Frame 1 (no input): blank canvas, image omitted
Frame 60 (the mouse pressed at the canvas centre just before this capture): blank canvas, image omitted
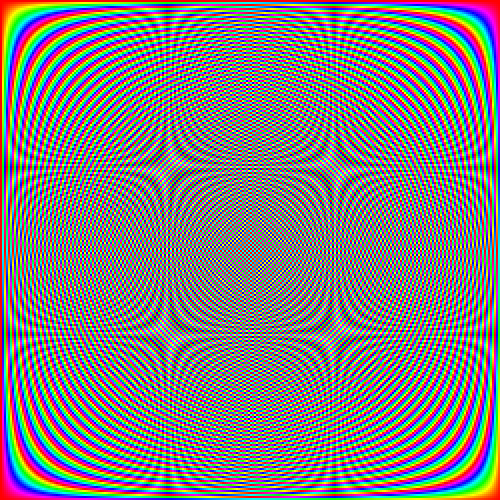
Frame 120 (the mouse held since frame 60 and released just before this capture)

The Processing sketch whose frames 1 and 60 were blank and that drew this single picture after the mouse press (run headless with seeded random() and noise(); from frame 60 on, the mouse is pressed at the canvas centre):

// Processing sketch: ModSquare
// ── ModSquare.pde
float n = 7;

void setup() {
  size(500, 500);
  colorMode(HSB);
  noStroke();
}

void draw() {
  n = (int)map(mouseX, 0, width, 0, width);
  for(int x = 0; x < n; x++) {
    for(int y = 0; y < n; y++) {
      fill(color(256/n*((x*y)%n), 255, 255));
      rect(width/n*x, height/n*y, width/n, height/n);
    }
  }
}
